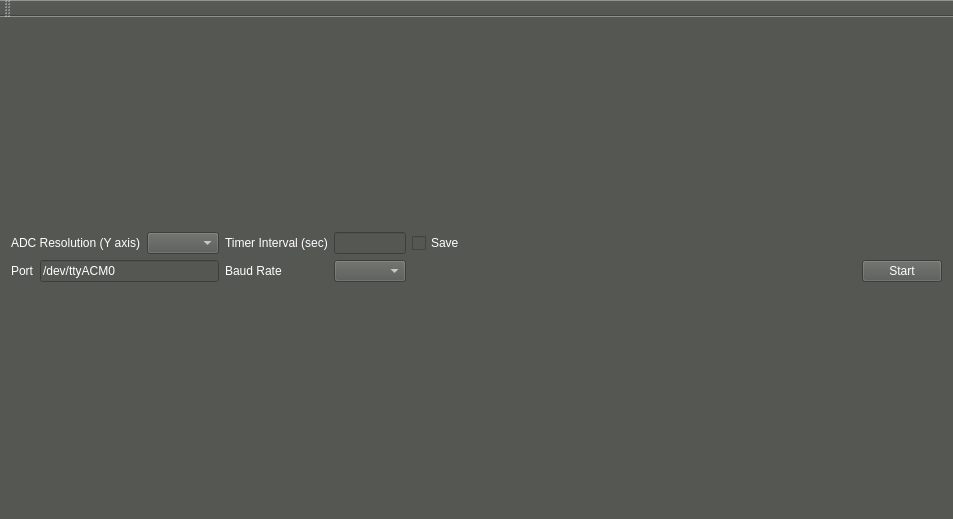
<?xml version="1.0" encoding="UTF-8"?>
<ui version="4.0">
 <class>MainWindow</class>
 <widget class="QMainWindow" name="MainWindow">
  <property name="geometry">
   <rect>
    <x>0</x>
    <y>0</y>
    <width>953</width>
    <height>519</height>
   </rect>
  </property>
  <property name="windowTitle">
   <string>MABL:: Real Time Serial Plotter</string>
  </property>
  <property name="styleSheet">
   <string notr="true">background-color: rgb(85, 87, 83);
color: rgb(255, 255, 255);</string>
  </property>
  <widget class="QWidget" name="centralWidget">
   <layout class="QGridLayout" name="gridLayout_2">
    <item row="0" column="0">
     <layout class="QGridLayout" name="gridLayout" columnstretch="0,2,2,0,2,0,20,0,0,0">
      <item row="1" column="0">
       <widget class="QLabel" name="label">
        <property name="text">
         <string>Port</string>
        </property>
       </widget>
      </item>
      <item row="1" column="9">
       <widget class="QPushButton" name="pushButtonStart">
        <property name="text">
         <string>Start</string>
        </property>
       </widget>
      </item>
      <item row="0" column="2">
       <widget class="QComboBox" name="comboBoxADCRes"/>
      </item>
      <item row="0" column="0" colspan="2">
       <widget class="QLabel" name="label_4">
        <property name="text">
         <string>ADC Resolution (Y axis)</string>
        </property>
       </widget>
      </item>
      <item row="0" column="3">
       <widget class="QLabel" name="label_3">
        <property name="text">
         <string>Timer Interval (sec)</string>
        </property>
       </widget>
      </item>
      <item row="0" column="4">
       <widget class="QLineEdit" name="lineEditInterval"/>
      </item>
      <item row="0" column="5">
       <widget class="QCheckBox" name="checkBoxSave">
        <property name="text">
         <string>Save</string>
        </property>
       </widget>
      </item>
      <item row="0" column="6">
       <spacer name="horizontalSpacer">
        <property name="orientation">
         <enum>Qt::Horizontal</enum>
        </property>
        <property name="sizeHint" stdset="0">
         <size>
          <width>40</width>
          <height>20</height>
         </size>
        </property>
       </spacer>
      </item>
      <item row="1" column="1" colspan="2">
       <widget class="QLineEdit" name="lineEditPortName">
        <property name="text">
         <string>/dev/ttyACM0</string>
        </property>
       </widget>
      </item>
      <item row="1" column="3">
       <widget class="QLabel" name="label_2">
        <property name="text">
         <string>Baud Rate</string>
        </property>
       </widget>
      </item>
      <item row="1" column="4">
       <widget class="QComboBox" name="comboBoxBaudRate"/>
      </item>
     </layout>
    </item>
   </layout>
  </widget>
  <widget class="QMenuBar" name="menuBar">
   <property name="geometry">
    <rect>
     <x>0</x>
     <y>0</y>
     <width>953</width>
     <height>22</height>
    </rect>
   </property>
  </widget>
  <widget class="QToolBar" name="mainToolBar">
   <attribute name="toolBarArea">
    <enum>TopToolBarArea</enum>
   </attribute>
   <attribute name="toolBarBreak">
    <bool>false</bool>
   </attribute>
  </widget>
  <widget class="QStatusBar" name="statusBar"/>
 </widget>
 <layoutdefault spacing="6" margin="11"/>
 <resources/>
 <connections/>
</ui>
